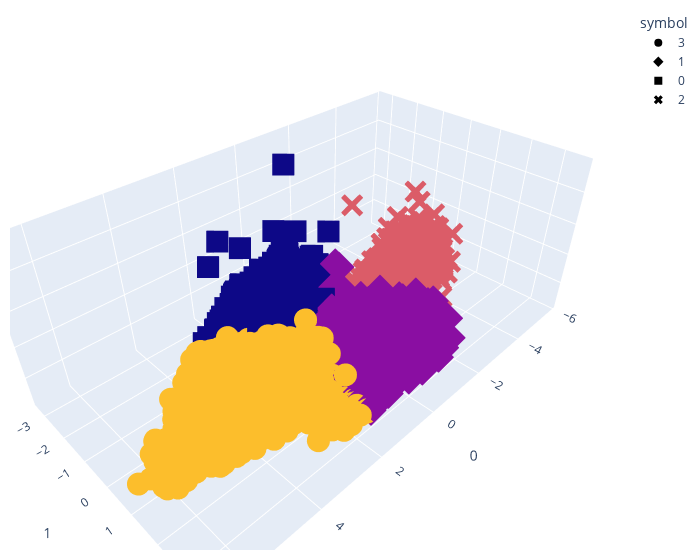

The code cell stored with this chart in its notebook:
### Code cell
threed_cluster_plots(0,1,2,km)

### Figure 1 — Plotly figure (JSON) as saved in the notebook; plotly's stock layout.template omitted (floating-point values rounded to 4 significant figures; data arrays with more than 128 entries replaced by an {"elided": "..."} marker saying what was removed)
{"data": [{"hovertemplate": "symbol=3<br>x=%{x}<br>y=%{y}<br>z=%{z}<br>color=%{marker.color}<extra></extra>", "legendgroup": "3", "marker": {"color": {"elided": "3992 int values"}, "coloraxis": "coloraxis", "opacity": 1, "symbol": "circle"}, "mode": "markers", "name": "3", "scene": "scene", "showlegend": true, "type": "scatter3d", "x": {"elided": "3992 float values"}, "y": {"elided": "3992 float values"}, "z": {"elided": "3992 float values"}}, {"hovertemplate": "symbol=1<br>x=%{x}<br>y=%{y}<br>z=%{z}<br>color=%{marker.color}<extra></extra>", "legendgroup": "1", "marker": {"color": {"elided": "2591 int values"}, "coloraxis": "coloraxis", "opacity": 1, "symbol": "diamond"}, "mode": "markers", "name": "1", "scene": "scene", "showlegend": true, "type": "scatter3d", "x": {"elided": "2591 float values"}, "y": {"elided": "2591 float values"}, "z": {"elided": "2591 float values"}}, {"hovertemplate": "symbol=0<br>x=%{x}<br>y=%{y}<br>z=%{z}<br>color=%{marker.color}<extra></extra>", "legendgroup": "0", "marker": {"color": {"elided": "5779 int values"}, "coloraxis": "coloraxis", "opacity": 1, "symbol": "square"}, "mode": "markers", "name": "0", "scene": "scene", "showlegend": true, "type": "scatter3d", "x": {"elided": "5779 float values"}, "y": {"elided": "5779 float values"}, "z": {"elided": "5779 float values"}}, {"hovertemplate": "symbol=2<br>x=%{x}<br>y=%{y}<br>z=%{z}<br>color=%{marker.color}<extra></extra>", "legendgroup": "2", "marker": {"color": {"elided": "5285 int values"}, "coloraxis": "coloraxis", "opacity": 1, "symbol": "x"}, "mode": "markers", "name": "2", "scene": "scene", "showlegend": true, "type": "scatter3d", "x": {"elided": "5285 float values"}, "y": {"elided": "5285 float values"}, "z": {"elided": "5285 float values"}}], "layout": {"coloraxis": {"colorbar": {"title": {"text": "color"}}, "colorscale": [[0, "#0d0887"], [0.1111, "#46039f"], [0.2222, "#7201a8"], [0.3333, "#9c179e"], [0.4444, "#bd3786"], [0.5556, "#d8576b"], [0.6667, "#ed7953"], [0.7778, "#fb9f3a"], [0.8889, "#fdca26"], [1, "#f0f921"]], "showscale": false}, "legend": {"title": {"text": "symbol"}, "tracegroupgap": 0}, "margin": {"b": 10, "l": 10, "r": 20, "t": 10}, "scene": {"domain": {"x": [0, 1], "y": [0, 1]}, "xaxis": {"title": {"text": "0"}}, "yaxis": {"title": {"text": "1"}}, "zaxis": {"title": {"text": "2"}}}, "width": 700}}
